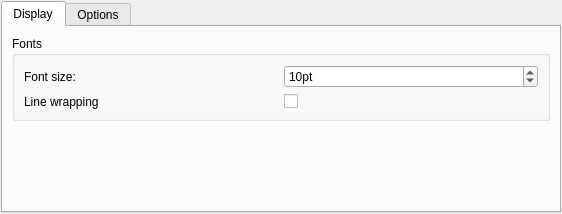
<?xml version="1.0" encoding="UTF-8"?>
<ui version="4.0">
 <class>materialeditorprefstab</class>
 <widget class="QWidget" name="materialeditorprefstab">
  <property name="geometry">
   <rect>
    <x>0</x>
    <y>0</y>
    <width>562</width>
    <height>214</height>
   </rect>
  </property>
  <property name="windowTitle">
   <string>Form</string>
  </property>
  <layout class="QGridLayout" name="gridLayout">
   <property name="margin">
    <number>1</number>
   </property>
   <property name="spacing">
    <number>1</number>
   </property>
   <item row="1" column="1">
    <widget class="QTabWidget" name="tabWidget">
     <property name="enabled">
      <bool>true</bool>
     </property>
     <property name="currentIndex">
      <number>0</number>
     </property>
     <widget class="QWidget" name="displayTab">
      <attribute name="title">
       <string>Display</string>
      </attribute>
      <layout class="QVBoxLayout" name="verticalLayout">
       <item>
        <widget class="QGroupBox" name="fontsGroupBox">
         <property name="title">
          <string>Fonts</string>
         </property>
         <property name="alignment">
          <set>Qt::AlignLeading|Qt::AlignLeft|Qt::AlignTop</set>
         </property>
         <layout class="QVBoxLayout" name="verticalLayout_2">
          <item>
           <layout class="QGridLayout" name="gridLayout_2">
            <item row="1" column="1">
             <widget class="QSpinBox" name="fontSizeSpinBox">
              <property name="suffix">
               <string>pt</string>
              </property>
              <property name="prefix">
               <string/>
              </property>
              <property name="maximum">
               <number>99</number>
              </property>
              <property name="value">
               <number>10</number>
              </property>
             </widget>
            </item>
            <item row="1" column="0">
             <widget class="QLabel" name="fontSizeLabel">
              <property name="text">
               <string>Font size:</string>
              </property>
             </widget>
            </item>
            <item row="2" column="0">
             <widget class="QLabel" name="lineBreakLabel">
              <property name="text">
               <string>Line wrapping</string>
              </property>
             </widget>
            </item>
            <item row="2" column="1">
             <widget class="QCheckBox" name="lineBreakCheckBox">
              <property name="text">
               <string/>
              </property>
             </widget>
            </item>
           </layout>
          </item>
         </layout>
        </widget>
       </item>
       <item>
        <spacer name="verticalSpacer_3">
         <property name="orientation">
          <enum>Qt::Vertical</enum>
         </property>
         <property name="sizeHint" stdset="0">
          <size>
           <width>20</width>
           <height>40</height>
          </size>
         </property>
        </spacer>
       </item>
      </layout>
     </widget>
     <widget class="QWidget" name="optionsTab">
      <attribute name="title">
       <string>Options</string>
      </attribute>
      <layout class="QGridLayout" name="gridLayout_4">
       <property name="margin">
        <number>0</number>
       </property>
       <item row="0" column="0">
        <spacer name="verticalSpacer">
         <property name="orientation">
          <enum>Qt::Vertical</enum>
         </property>
         <property name="sizeHint" stdset="0">
          <size>
           <width>20</width>
           <height>131</height>
          </size>
         </property>
        </spacer>
       </item>
      </layout>
     </widget>
    </widget>
   </item>
  </layout>
 </widget>
 <resources/>
 <connections/>
</ui>
